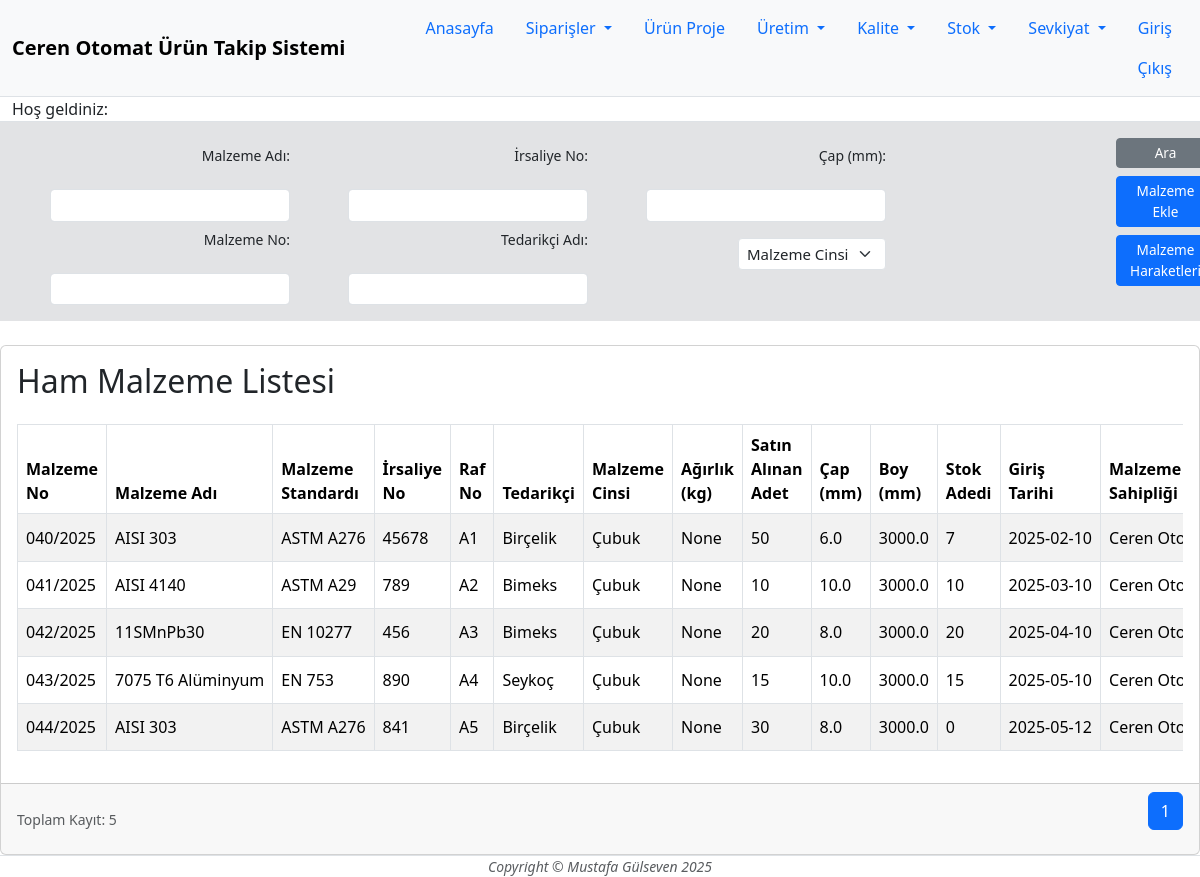
The page /malz-stok on the database its author committed.
### main.py (models this page shows)
class Malzstok(db.Model):
    __tablename__ = "malzstok"
    id: Mapped[int] = mapped_column(Integer, primary_key=True)
    malz_no: Mapped[str] = mapped_column(String(10), unique=True, nullable=False)
    malz_name: Mapped[str] = mapped_column(String(100), unique=False, nullable=False)
    malz_stndrt: Mapped[str] = mapped_column(String(100), unique=False, nullable=False)
    raf_no: Mapped[str] = mapped_column(String(10), unique=False, nullable=False)
    irs_no: Mapped[str] = mapped_column(String(10), unique=False, nullable=False)
    ted_id: Mapped[int] = mapped_column(Integer, ForeignKey('tedarikci.id'), )
    ted = relationship('Tedarikci')
    gir_tarh: Mapped[date] = mapped_column(Date, default=date.today())
    malz_cins: Mapped[str] = mapped_column(String(100), unique=False, nullable=False)
    agirlik: Mapped[float] = mapped_column(Float, unique=False, nullable=True)
    cap: Mapped[float] = mapped_column(Float, unique=False, nullable=False)
    boy: Mapped[float] = mapped_column(Float, unique=False, nullable=False)
    ad: Mapped[int] = mapped_column(Integer, unique=False, nullable=False)
    malz_transc = relationship("Malztransc", back_populates="malz", cascade="all, delete")
    siparistalep_id: Mapped[int] = mapped_column(Integer, ForeignKey('siptalep.id'))
    siparistalep = relationship("Siparistalep")
    malz_sahp: Mapped[str] = mapped_column(String(100), unique=False, nullable=False)

class Tedarikci(db.Model):
    __tablename__ = "tedarikci"
    id: Mapped[int] = mapped_column(Integer, primary_key=True)
    tedarik_type: Mapped[str] = mapped_column(String(100), unique=False, nullable=False)
    tedarik_name: Mapped[str] = mapped_column(String(100), unique=False, nullable=False)

class Siparistalep(db.Model):
    __tablename__ = "siptalep"
    id: Mapped[int] = mapped_column(Integer, primary_key=True)
    talep_no: Mapped[str] = mapped_column(String(100), unique=False, nullable=False)
    talep_type: Mapped[str] = mapped_column(String(100), unique=False, nullable=False)
    malz_id: Mapped[int] = mapped_column(Integer, ForeignKey('malzeme.id'), nullable=True)
    malz = relationship("Malzeme")
    cihaz_id: Mapped[int] = mapped_column(Integer, ForeignKey('cihaz.id'), nullable=True)
    cihaz = relationship("Cihaz")
    lot_id: Mapped[int] = mapped_column(Integer, ForeignKey('lot.id'), nullable=True)
    lot = relationship("Lot")
    tedarikci_id: Mapped[int] = mapped_column(Integer, ForeignKey('tedarikci.id'), nullable=True)
    tedarikci = relationship("Tedarikci")
    talep_tarh: Mapped[date] = mapped_column(Date, default=date.today())
    ad: Mapped[int] = mapped_column(Integer, unique=False, nullable=False)

### main.py (the view)
@app.route("/malz-stok", methods=["GET","POST"])
def malz_stok():
    malz_talep = db.session.query(Malzeme).all()
    tedarik = db.session.query(Tedarikci).all()
    mal_no_line = db.session.query(Malzstok).order_by(Malzstok.gir_tarh.desc()).first()
    mal_no = mal_no_line.malz_no
    mal_yil = mal_no.split('/')[1]
    yil = datetime.now().year
    if int(mal_yil) == yil:
        mal_sira_no = int(mal_no.split('/')[0]) + 1
    else:
        mal_sira_no = 1
    malz_adi_filtre = request.args.get('malz_adi', '')
    malz_no_filtre = request.args.get('malz_no', '')
    irs_no_filtre = request.args.get('irs_no', '')
    ted_adi_filtre = request.args.get('ted_adi', '')
    cap_filtre = request.args.get('cap', '')
    malz_cins_filtre = request.args.get('malz_cins', '')
    query = db.session.query(Malzstok)
    if malz_adi_filtre:
        query = query.filter(Malzstok.malz_name.ilike(f"%{malz_adi_filtre}%"))
    if malz_no_filtre:
        query = query.filter(Malzstok.malz_no.ilike(f"%{malz_no_filtre}%"))
    if irs_no_filtre:
        query = query.filter(Malzstok.irs_no.ilike(f"%{irs_no_filtre}%"))
    if ted_adi_filtre:
        query = query.filter(Malzstok.ted.has(Tedarikci.tedarik_name.ilike(f"%{ted_adi_filtre}%")))
    if malz_cins_filtre != '':
        query = query.filter(Malzstok.malz_cins == malz_cins_filtre)
    if cap_filtre != '':
        query = query.filter(Malzstok.cap == cap_filtre)
    page = request.args.get("page", 1, type=int)
    per_page = 50
    toplam_kayit = query.count()
    malzler = query.offset((page - 1) * per_page).limit(per_page).all()
    total_pages = ceil(toplam_kayit / per_page)
    page_to_render = []
    if page > 1:
        if page == total_pages:
            for p in range(1, page - 1):
                if p == 1:
                    page_to_render.append(p)
                else:
                    page_to_render.append('p')
                    page_to_render.append(page - 1)
                    page_to_render.append(page)
                    break
        else:
            for p in range(1, page - 1):
                if p == 1:
                    page_to_render.append(p)
                else:
                    page_to_render.append('p')
                    break
            for p in range(page - 1, page + 2):
                page_to_render.append(p)
            for p in range(page + 2, total_pages + 1):
                if p == total_pages:
                    page_to_render.append(p)
                else:
                    page_to_render.append('p')
                    page_to_render.append(total_pages)
                    break
    else:
        for p in range(1, total_pages + 1):
            if p == 1 or p <= 3:
                page_to_render.append(p)
            else:
                page_to_render.append('p')
                page_to_render.append(total_pages)
                break
    return render_template("malz-stok.html", logged_in=current_user.is_authenticated, user=current_user, malz=malzler,malz_talep=malz_talep, yil=yil, mal_sira_no=mal_sira_no, tedarik=tedarik, page=page, total_pages=total_pages, toplam_kayit=toplam_kayit, page_to_render=page_to_render)

### templates/malz-stok.html (shortened to what this page needs)
{% from "bootstrap5/form.html" import render_form %}{% include "header.html" %}
<div class="container-fluid p-3 bg-secondary-subtle">
    <form action="{{ url_for('malz_stok') }}" method="get">
        <div class="row" id="dataAdd3">
            <div class="col-md-3">
                <div class="row g-3 justify-content-end ">
                    <div class="col-auto ">
                        <label for="malz-adi" class="col-form-label filtre" >Malzeme Adı:</label>
                    </div>
                    <div class="col-auto">
                        <input type="text" id="malz-adi" class="form-control form-control-sm filtre-form" value="{{request.args.get('malz_adi','')}}" name="malz_adi">
                    </div>
                </div>
                <div class="row g-3 justify-content-end">
                    <div class="col-auto ">
                        <label for="malz-no" class="col-form-label filtre" >Malzeme No:</label>
                    </div>
                    <div class="col-auto">
                        <input type="text" id="malz-no" class="form-control form-control-sm filtre-form" value="{{request.args.get('malz_no','')}}" name="malz_no">
                    </div>
                </div>
            </div>
            <div class="col-md-3">
                <div class="row g-3 justify-content-end ">
                    <div class="col-auto ">
                        <label for="irsaliye-no" class="col-form-label filtre" >İrsaliye No:</label>
                    </div>
                    <div class="col-auto">
                        <input type="text" id="irsaliye-no" class="form-control form-control-sm filtre-form" value="{{request.args.get('irs_no','')}}" name="irs_no">
                    </div>
                </div>
                <div class="row g-3 justify-content-end">
                    <div class="col-auto ">
                        <label for="ted-adi" class="col-form-label filtre" >Tedarikçi Adı:</label>
                    </div>
                    <div class="col-auto">
                        <input type="text" id="ted-adi" class="form-control form-control-sm filtre-form" value="{{request.args.get('ted_adi','')}}" name="ted_adi">
                    </div>
                </div>
            </div>
            <div class="col-md-3">
                <div class="row g-3 justify-content-end " >
                    <div class="col-auto">
                        <div class="row g-3 justify-content-end ">
                            <div class="col-auto ">
                                <label for="cap" class="col-form-label filtre" >Çap (mm):</label>
                            </div>
                            <div class="col-auto">
                                <input type="number" id="cap" class="form-control form-control-sm filtre-form" value="{{request.args.get('cap','')}}" name="cap">
                            </div>
                        </div>
                    </div>
                    <div class="col-auto ">
                        <select class="form-select form-select-sm filtre-form" aria-label="Small select example"  name="malz_cins">
                            <option value="" {% if request.args.get('malz_cins') == '' %}selected{% endif %}>Malzeme Cinsi</option>
                        </select>
                    </div>
                </div>
            </div>
            <div class="col-md-3 ms-auto">
                <div class="col-md-3 ms-auto">
                    <div class="col-auto">
                        <button type="submit" class="btn btn-secondary btn-sm ara" style="--bs-btn-padding-y: .25rem; --bs-btn-padding-x: .5rem; --bs-btn-font-size: .85rem;">Ara</button>
                    </div>
                </div>
                <div class="col-md-3 ms-auto my-2">
                        <button type="button" class="btn btn-primary btn-sm ara" style="--bs-btn-padding-y: .25rem; --bs-btn-padding-x: .5rem; --bs-btn-font-size: .85rem;" data-bs-toggle="modal" data-bs-target="#malzEkle">Malzeme Ekle</button>
                </div>
                 <div class="col-md-3 ms-auto">
                        <a href="{{url_for('malz_hareket')}}"><button type="button" class="btn btn-primary btn-sm ara" style="--bs-btn-padding-y: .25rem; --bs-btn-padding-x: .5rem; --bs-btn-font-size: .85rem;">Malzeme Haraketleri</button></a>
                </div>
            </div>
        </div>
    </form>
</div>
<div class="card mt-4 shadow-sm5">
    <div class="card-body p-3">
        <h2 class="mb-4">Ham Malzeme Listesi</h2>
        <div class="table-responsive">
            <table class="table table-bordered table-hover table-mrp table-striped align-middle">
                <thead>
                    <tr>
                        <th>Malzeme No</th>
                        <th>Malzeme Adı</th>
                        <th>Malzeme Standardı</th>
                        <th>İrsaliye No</th>
                        <th>Raf No</th>
                        <th>Tedarikçi</th>
                        <th>Malzeme Cinsi</th>
                        <th>Ağırlık (kg)</th>
                        <th>Satın Alınan Adet</th>
                        <th>Çap (mm)</th>
                        <th>Boy (mm)</th>
                        <th>Stok Adedi</th>
                        <th>Giriş Tarihi</th>
                        <th>Malzeme Sahipliği</th>
                    </tr>
                </thead>
                <tbody>
                    {% for item in malz %}
                    <tr>
                        <td>{{ item.malz_no }}</td>
                        <td>{{ item.malz_name }}</td>
                        <td>{{ item.malz_stndrt }}</td>
                        <td>{{ item.irs_no }}</td>
                        <td>{{item.raf_no}}</td>
                        <td>{{item.ted.tedarik_name}}</td>
                        <td>{{item.malz_cins}}</td>
                        <td>{{item.agirlik}}</td>
                        <td>{{item.siparistalep.ad}}</td>
                        <td>{{item.cap}}</td>
                        <td>{{item.boy}}</td>
                        <td>{{item.ad}}</td>
                        <td>{{item.gir_tarh}}</td>
                        <td>{{item.malz_sahp}}</td>
                    </tr>
                    {% endfor %}
                </tbody>
            </table>
        </div>
    </div>
    <div class="card-footer d-flex justify-content-between align-items-center px-3 py-2">
        <small class="text-muted">Toplam Kayıt: {{ toplam_kayit }}</small>
        <nav>
        <ul class="pagination">
            {% for p in page_to_render %}
                {% if p == 'p' %}
                    <li class="page-item disabled"><span class="page-link">...</span></li>
                {% else %}
                    <li class="page-item {% if p == page %}active{% endif %}">
                        <a class="page-link" href="{{ url_for('malz_stok', page=page-1, malz_adi=request.args.get('malz_adi',''), malz_no=request.args.get('malz_no',''), irs_no=request.args.get('irs_no',''), ted_adi=request.args.get('ted_adi',''), cap=request.args.get('cap',''), malz_cins=request.args.get('malz_cins',''))}}">{{ p }}</a>
                    </li>
                {% endif %}
            {% endfor %}
        </ul>
    </nav>
    </div>
</div>
{% include "footer.html" %}

### static/css/styles.css (style rules this page uses)
.filtre { background-color: rgba(17, 56, 23, 0.08,0.9); font-size: 14px; }
.ara { width: 100px; }
.filtre-form { font-size: 15px; }
th, td { padding: 10px; text-align: left; }
.pagination { justify-content: center; }
.table-mrp tbody tr { height: 25px; }
.table-mrp td { overflow: hidden; white-space: nowrap; text-overflow: ellipsis; }

### rows shown on the page
Malzstok: malz_no "040/2025", malz_name "AISI 303", malz_stndrt "ASTM A276", irs_no "45678", raf_no "A1", ted.tedarik_name "Birçelik", malz_cins "Çubuk", agirlik "None", siparistalep.ad "50", cap "6.0", boy "3000.0", ad "7", gir_tarh "2025-02-10", malz_sahp "Ceren…"
Malzstok: malz_no "041/2025", malz_name "AISI 4140", malz_stndrt "ASTM A29", irs_no "789", raf_no "A2", ted.tedarik_name "Bimeks", malz_cins "Çubuk", agirlik "None", siparistalep.ad "10", cap "10.0", boy "3000.0", ad "10", gir_tarh "2025-03-10", malz_sahp "Ceren…"
Malzstok: malz_no "042/2025", malz_name "11SMnPb30", malz_stndrt "EN 10277", irs_no "456", raf_no "A3", ted.tedarik_name "Bimeks", malz_cins "Çubuk", agirlik "None", siparistalep.ad "20", cap "8.0", boy "3000.0", ad "20", gir_tarh "2025-04-10", malz_sahp "Ceren…"
Malzstok: malz_no "043/2025", malz_name "7075 T6 Alüminyum", malz_stndrt "EN 753", irs_no "890", raf_no "A4", ted.tedarik_name "Seykoç", malz_cins "Çubuk", agirlik "None", siparistalep.ad "15", cap "10.0", boy "3000.0", ad "15", gir_tarh "2025-05-10", malz_sahp "Ceren…"
Malzstok: malz_no "044/2025", malz_name "AISI 303", malz_stndrt "ASTM A276", irs_no "841", raf_no "A5", ted.tedarik_name "Birçelik", malz_cins "Çubuk", agirlik "None", siparistalep.ad "30", cap "8.0", boy "3000.0", ad "0", gir_tarh "2025-05-12", malz_sahp "Ceren…"

### other values the page prints
{{ toplam_kayit }} "5"
{{ p }} "1"
